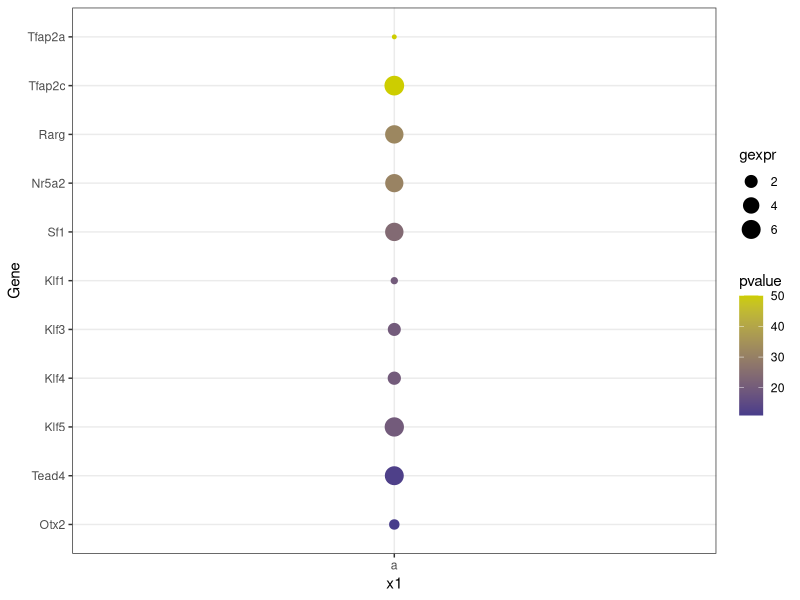
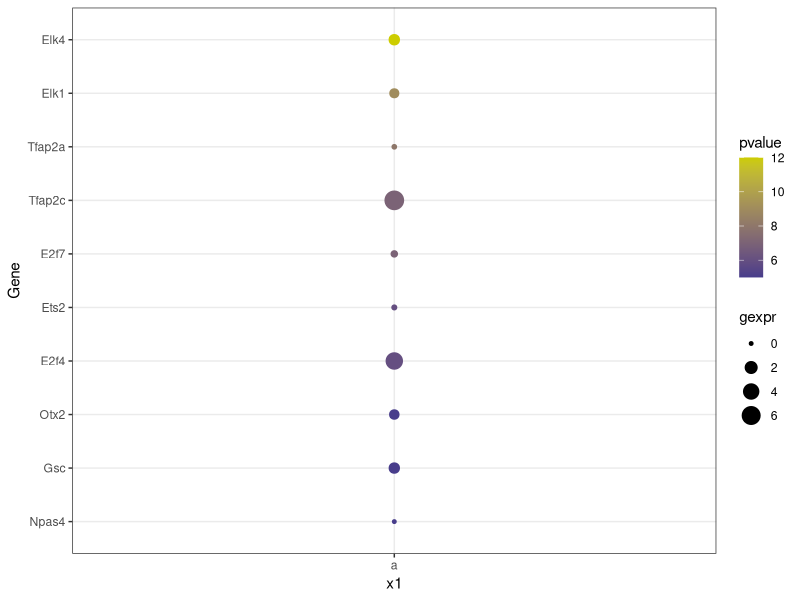
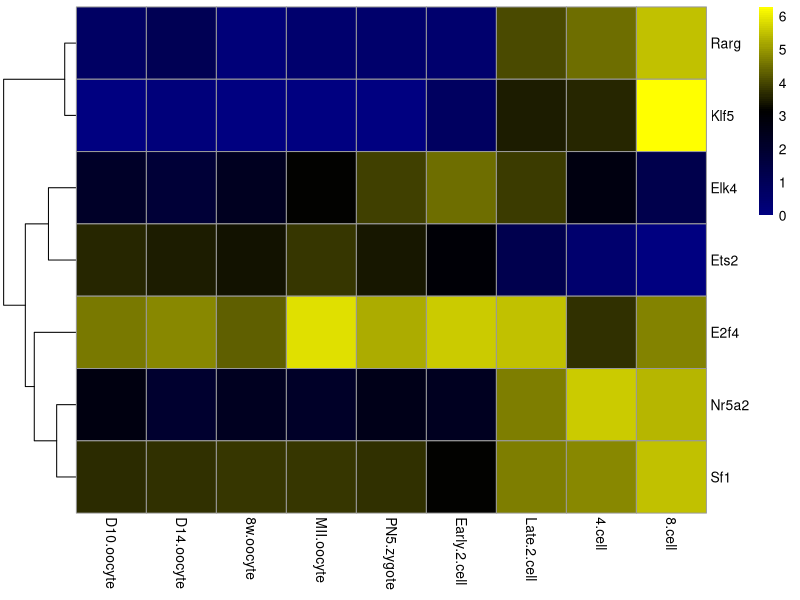
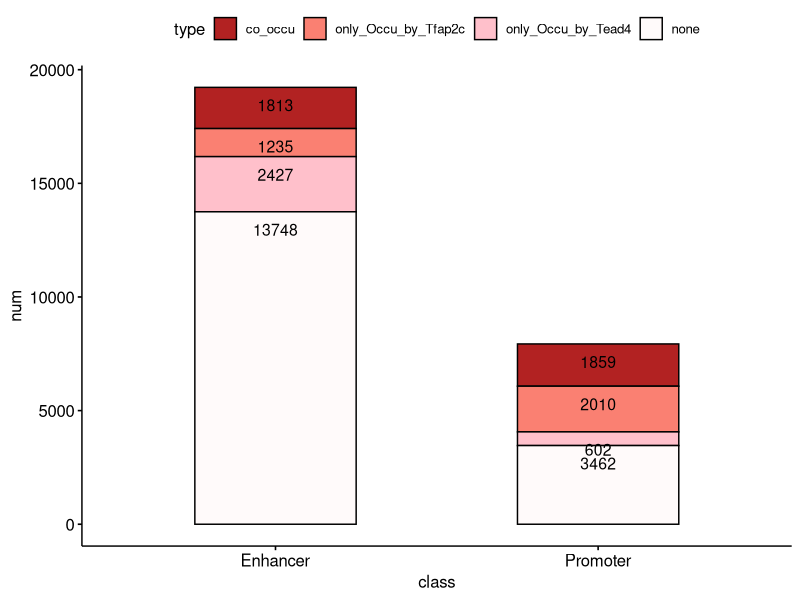
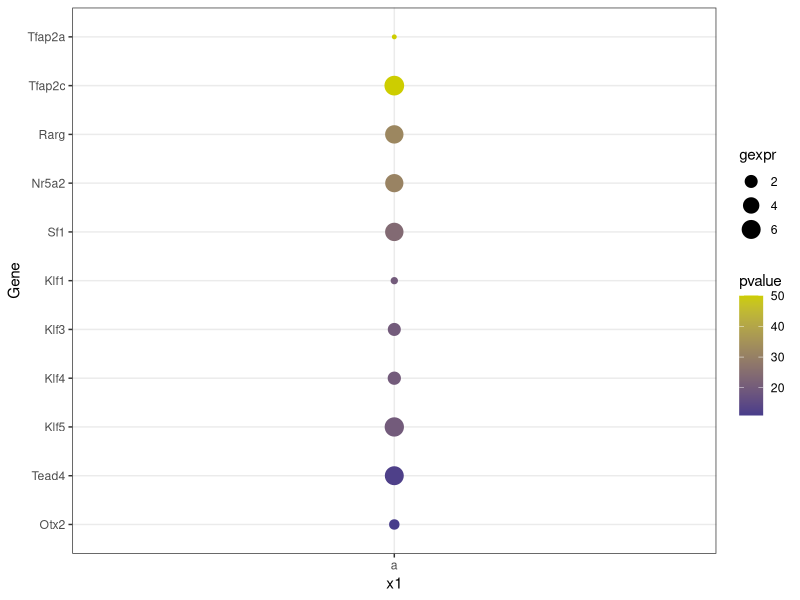
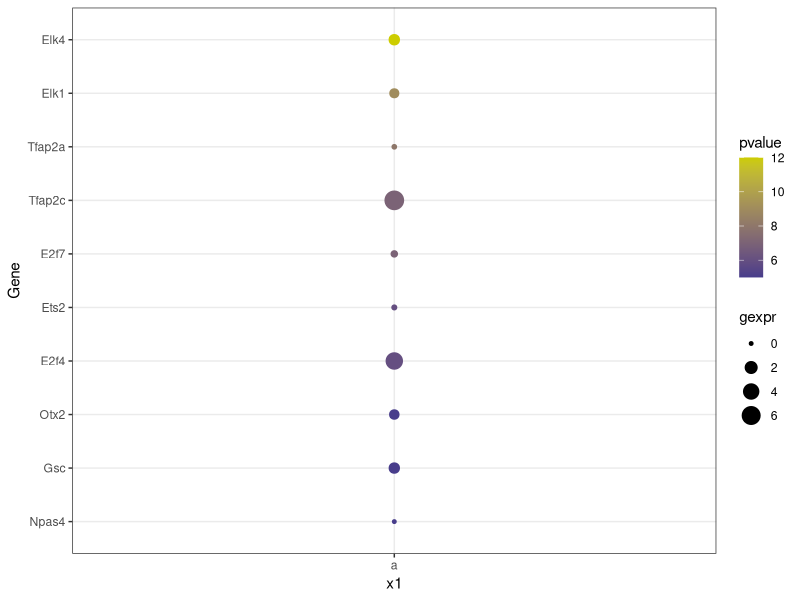
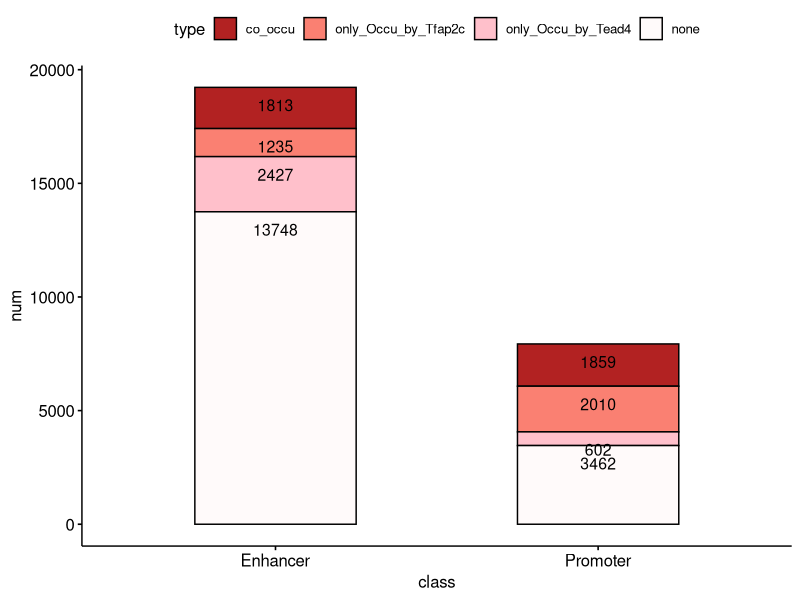

Recreate these plots in R, in order.
library(data.table)
library(dplyr)
library(ggpubr)
library(pheatmap)
library(stringr)
library(tidyr)
setwd("~/work_space/4.ProjectET/analysis/fig3")

############
##### 1. PE TF: bubble plot
############
setwd("~/work_space/4.ProjectET/analysis/fig3/3.motif_bubble")
motif_gexpr <- data.frame(fread("motif_gexpr.txt"),check.names = F)
motif_gexpr$x1 = "a"

enh <- motif_gexpr[1:11,1:5]
enh$Gene <- factor(enh$Gene,levels = rev(enh$Gene))

p <- ggplot(enh,aes(x=x1, y=Gene)) +geom_point(aes(size=gexpr ,colour=pvalue)) 
p +  scale_color_gradient(low = "DarkSlateBlue", high = "Yellow3") + theme_bw()
ggsave("../Enhancer_cofactor_bubble.pdf",width = 3.5,height = 6)

pro <- motif_gexpr[12:21,1:5]
pro$Gene <- factor(pro$Gene,levels = rev(pro$Gene))

p <- ggplot(pro,aes(x=x1, y=Gene)) +geom_point(aes(size=gexpr ,colour=pvalue)) 
p +  scale_color_gradient(low = "DarkSlateBlue", high = "Yellow3") + theme_bw()
ggsave("../Promoter_cofactor_bubble.pdf",width = 3.5,height = 6)


############ selected_TF_expr
selected_motif_gexpr <- data.frame(fread("selected_motif_prolonged_gexpr.txt"),check.names = F)
colnames(selected_motif_gexpr) <- c("gene","D10.oocyte" ,"D14.oocyte" ,  "8w.oocyte" ,  "MII.oocyte"  , "PN5.zygote" ,  "Early.2.cell", "Late.2.cell" , "4.cell", "8.cell")
rownames(selected_motif_gexpr) <- selected_motif_gexpr$gene
selected_motif_gexpr <- selected_motif_gexpr[,-1]
p <- pheatmap(selected_motif_gexpr,cluster_rows = T,cluster_cols = F,color = colorRampPalette(colors = c("NavyBlue","black","Yellow1"))(100))
ggsave("../selected_TF_expr_heatmap.pdf",p$gtable,dpi=300,width=5,height=4)
# selected_motif_gexpr <- gather(selected_motif_gexpr,"stage","fpkm",-"gene")
# 
# p <- ggline(selected_motif_gexpr, "stage", "fpkm",
#             color = "gene", palette =  "paired")
# p<- p+ scale_color_npg()
# ggpar(p,x.text.angle = 90)
# ggsave("genomecov_aar_arr.pdf",dpi=300,width=3,height=4)





############
##### 2. PE-TT occupancy
############
setwd("~/work_space/4.ProjectET/analysis/fig3/4.PEloop_TToccu")
TToccu <- data.frame(fread("stat_on_TToccu_PE.txt"),check.names = F)
TToccu <- gather(TToccu,"type","num",-"class")
TToccu$type <- factor(TToccu$type,levels = c( "co_occu","only_Occu_by_Tfap2c","only_Occu_by_Tead4","none"))
ggbarplot(TToccu, "class", "num",
          fill = "type", color = "black", palette = c("#B22222","#FA8072","#FFC0CB","#FFFAFA"),
          label = TRUE, lab.col = "black", lab.pos = "in",width=0.5)
ggsave("../PEloop_TToccu_barplot.pdf",width = 3,height = 5)

